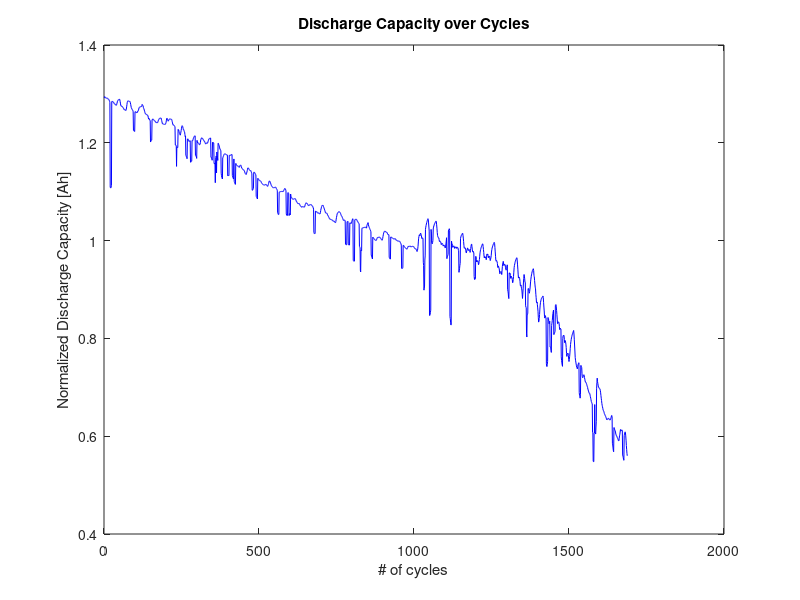

MATLAB code for this plot: (Note: this script raises an error after producing the figure.)
clc, clear all, close all;

% To load a time-series data
tsdata = csvread('timeseries.csv');
predictor = tsdata(:,1);    % # of cycle for a lithium-ion battery cycling test
response = tsdata(:,2);     % discharge capacity associated with the number of cycle

figure, plot(predictor, response, 'b-');
xlabel('# of cycles'), ylabel('Normalized Discharge Capacity [Ah]');
title('Discharge Capacity over Cycles');

% To create an elastic net regression model
dist = 'normal';    % dist represents a distributional family for the nonsystematic variation in the responses.
alpha = 0.5;  % alpha from 0 to 1. If alpha=1, it is a LASSO regression model. Otherwise, it is an elastic net regression model. If alpha is coloe to 0, it is a ridge regression model.
[w, fitinfo] = lassoglm(predictor, response, dist, 'Alpha', alpha, 'CV', 5);

% To plot the LASSO regression result
lassoPlot(w, fitinfo, 'PlotType', 'CV');




    
